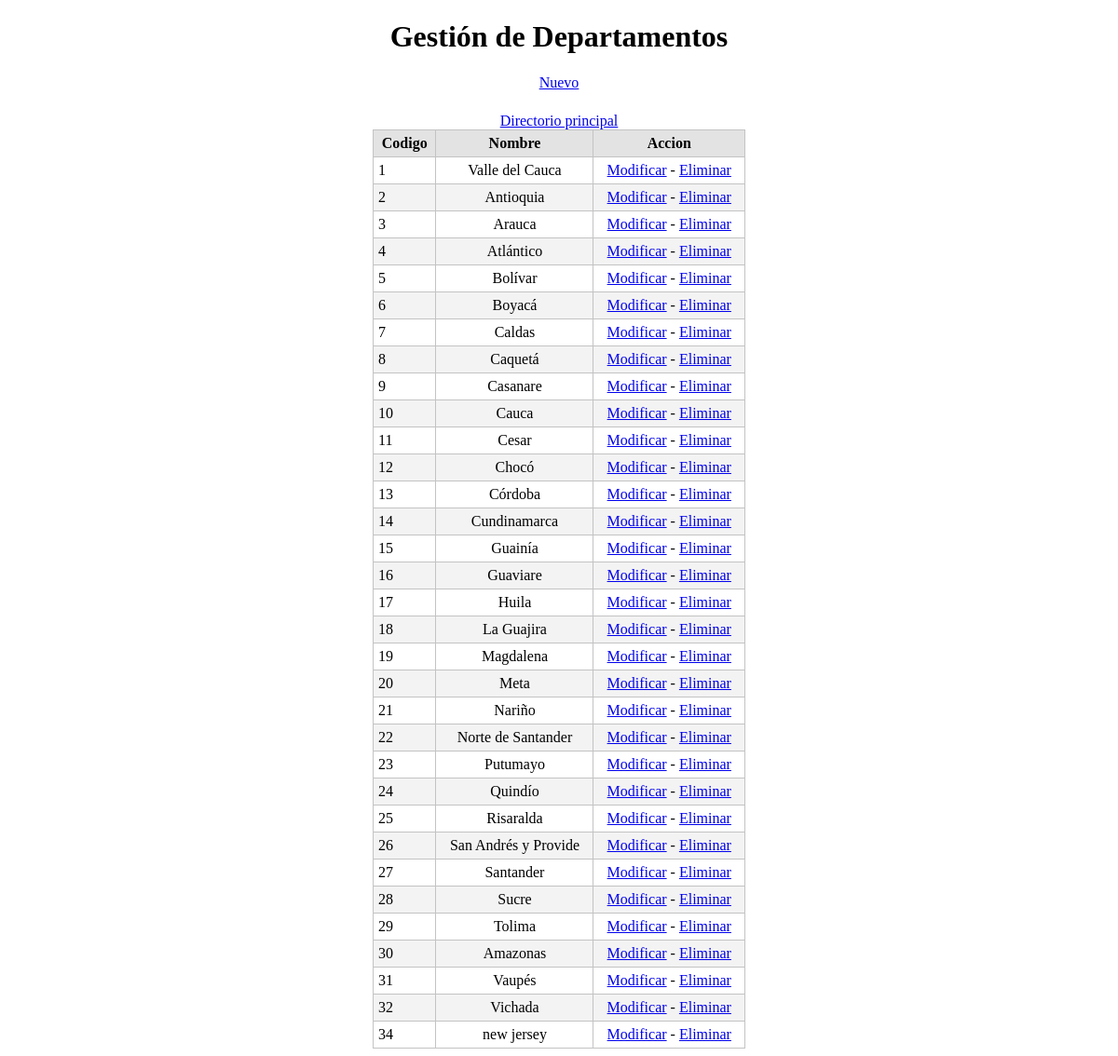
The page /departamento/index.php on the database its author committed.
### tables this page shows
CREATE TABLE IF NOT EXISTS `depto` (
  `cod_depto` int(4) NOT NULL DEFAULT '0',
  `nom_depto` varchar(20) DEFAULT NULL,
  PRIMARY KEY (`cod_depto`)
);

### departamento/view/viewClass.php (called while the page is built, shortened)
<?php
class viewClass {
  static public function renderHTML($view, $args = NULL) {
    include_once 'templates/' . $view;
  }
}

### librerias/dataBaseClass.php (called while the page is built, shortened)
<?php
class dataBaseClass {
  static private $port = 3306,
          $host = 'localhost',
          $dbname = 'bd_desercion',
          $user = 'root',
          $password = 'root',
          $driver = 'mysql',
          $instance = NULL;
  static public function getInstance() {
    return self::$instance;
  }
  static private function connect() {
    try {
      $dsn = self::$driver
              . ':host='. self::$host
              . ';dbname=' . self::$dbname;
      self::$instance = new PDO($dsn, self::$user, self::$password);
      return true;
    } catch (PDOException $e) {
      echo $e->getMessage();
    }
  }
}

### departamento/model/modelClass.php (called while the page is built, shortened)
<?php
class modelClass {
    static public function getAll() {
        try {
            $sql = 'SELECT cod_depto,nom_depto FROM depto';
            return dataBaseClass::getInstance()->query($sql)->fetchAll(PDO::FETCH_ASSOC);
        } catch (PDOException $e) {
            return $e;
        }
    }
}

### departamento/view/templates/index.php (the view, shortened to what this page needs)
<!DOCTYPE html>
<html lang="es">
  <head>
    <link rel="stylesheet" media="screen" href="css/main.css">
  </head>
  <body>
  <center><h1>Gestión de Departamentos</h1></center>
    <div id="lnkNuevo">
        <center><a href="index.php?action=create">Nuevo</a></center>
    </div><br>
    <center><a href="../index.php">Directorio principal</a></center>
      <center> <table id="tblContenido">
      <thead>
        <tr>
          <th>Codigo</th>
          <th>Nombre</th>
           <th>Accion</th>
        </tr>
      </thead>
      <tbody>
        <?php foreach ($datos as $row): ?>
          <tr>
            <td><?php echo $row['cod_depto'] ?></td>
            <td><?php echo $row['nom_depto'] ?></td>
            <td><a href="index.php?action=update&amp;id=<?php echo $row['cod_depto'] ?>">Modificar</a> - <a href="index.php?action=delete&amp;id=<?php echo $row['cod_depto'] ?>">Eliminar</a></td>
          </tr>
        <?php endforeach ?>
      </tbody>
    </table>
      </center>
      </body>
</html>

### departamento/css/main.css (style rules this page uses)
#lnkNuevo { margin-bottom: 5px; }
#tblContenido { border: solid #c3c3c3 1px; width: 400px; border-spacing: 0px; border-collapse: collapse; }
#tblContenido thead tr th { background-color: #e3e3e3; }
#tblContenido tbody tr td, #tblContenido thead tr th { margin: 0px; padding: 0px; border: solid #c3c3c3 1px; padding: 5px; }
#tblContenido tbody tr:nth-child(2n) { background-color: #f3f3f3; }
#tblContenido tbody tr td:last-child, #tblContenido tbody tr td:nth-child(2) { text-align: center; }

### rows shown on the page
depto: cod_depto "1", nom_depto "Valle del Cauca"
depto: cod_depto "2", nom_depto "Antioquia"
depto: cod_depto "3", nom_depto "Arauca"
depto: cod_depto "4", nom_depto "Atlántico"
depto: cod_depto "5", nom_depto "Bolívar"
depto: cod_depto "6", nom_depto "Boyacá"
depto: cod_depto "7", nom_depto "Caldas"
depto: cod_depto "8", nom_depto "Caquetá"
depto: cod_depto "9", nom_depto "Casanare"
depto: cod_depto "10", nom_depto "Cauca"
depto: cod_depto "11", nom_depto "Cesar"
depto: cod_depto "12", nom_depto "Chocó"
depto: cod_depto "13", nom_depto "Córdoba"
depto: cod_depto "14", nom_depto "Cundinamarca"
depto: cod_depto "15", nom_depto "Guainía"
depto: cod_depto "16", nom_depto "Guaviare"
depto: cod_depto "17", nom_depto "Huila"
depto: cod_depto "18", nom_depto "La Guajira"
depto: cod_depto "19", nom_depto "Magdalena"
depto: cod_depto "20", nom_depto "Meta"
depto: cod_depto "21", nom_depto "Nariño"
depto: cod_depto "22", nom_depto "Norte de Santander"
depto: cod_depto "23", nom_depto "Putumayo"
depto: cod_depto "24", nom_depto "Quindío"
depto: cod_depto "25", nom_depto "Risaralda"
depto: cod_depto "26", nom_depto "San Andrés y Provide"
depto: cod_depto "27", nom_depto "Santander"
depto: cod_depto "28", nom_depto "Sucre"
depto: cod_depto "29", nom_depto "Tolima"
depto: cod_depto "30", nom_depto "Amazonas"
depto: cod_depto "31", nom_depto "Vaupés"
depto: cod_depto "32", nom_depto "Vichada"
depto: cod_depto "34", nom_depto "new jersey"
